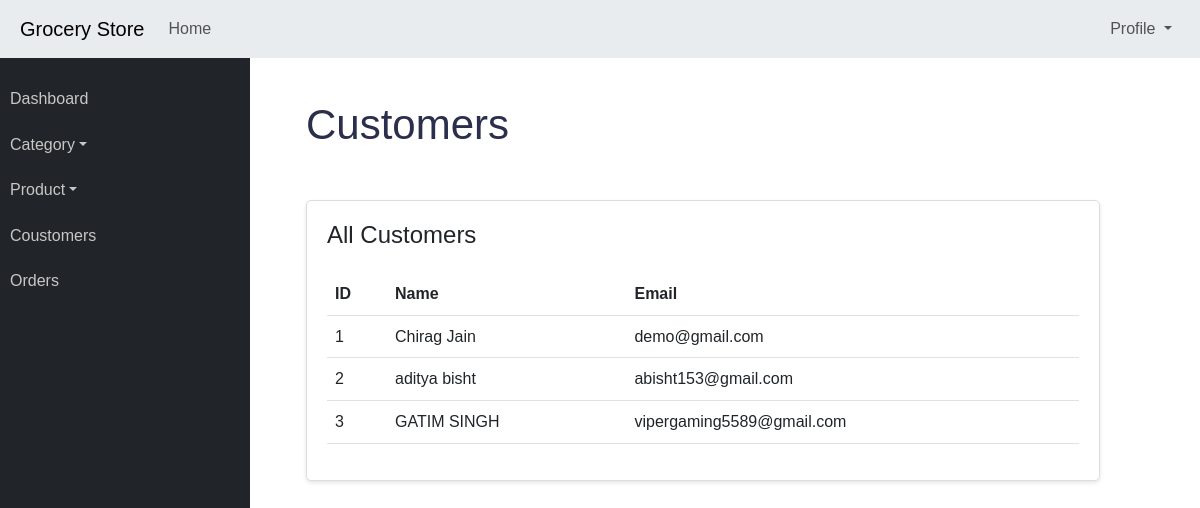
The app's page /admin/coustomers (signed in) with its own data.
### application/models.py (models this page shows, shortened)
class User(db.Model, UserMixin):
    __tablename__ = 'user'
    id = db.Column(db.Integer, primary_key=True)
    firstName = db.Column(db.String(100), nullable=False)
    lastName = db.Column(db.String(100), nullable=False)
    email = db.Column(db.String(100), unique=True, nullable=False)
    password = db.Column(db.String(100), nullable=False)
    user_type = db.Column(db.String(10), nullable=False)

### application/controllers.py (the view)
@app.route('/admin/coustomers', methods=['GET', 'POST'])
@login_required
def coustomers():
    allcustomer = User.query.filter_by(user_type='user').all()
    return render_template('coustomers.html', allcustomer=allcustomer)

### templates/coustomers.html (shortened to what this page needs)
{% extends "admin_base.html" %}
{% block content %}
<div class="container-fluid">
    <h2 class="mt-30 page-title">Customers</h2>
    <div class="row">
        <div class="col-lg-12 col-md-12">
            <div class="card card-static-2 mb-30">
                <div class="card-title-2">
                    <h4>All Customers</h4>
                </div>
                <div class="card-body-table">
                    <div class="table-responsive">
                        <table class="table ucp-table table-hover">
                            <thead>
                                <tr>
                                    <th style="width:60px">ID</th>
                                    <th>Name</th>
                                    <th>Email</th>
                                </tr>
                            </thead>
                            <tbody>
                                {% for customer in allcustomer %}
                                <tr>
                                    <td>{{loop.index}}</td>
                                    <td>{{customer.firstName}} {{customer.lastName}}</td>
                                    <td>{{customer.email}}</td>
                                </tr>
                                {% endfor %}
                            </tbody>
                        </table>
                    </div>
                </div>
            </div>
        </div>
    </div>
</div>
{% endblock %}

### static/css/admin-style.css (style rules this page uses)
body { font-family: Arial, sans-serif; line-height: 1.6; margin: 0; padding: 0; }
.container-fluid { width: 100%; padding-right: 15px; padding-left: 15px; margin-right: auto; margin-left: auto; padding-left: 1.5rem !important; padding-right: 1.5rem !important; }
.mt-30 { margin-top: 30px !important; }
h2 { color: #333; }
.card { border: 1px solid #ddd; border-radius: 5px; box-shadow: 0 2px 4px rgba(0, 0, 0, 0.1); padding: 20px; }
.card-title-2 { margin-bottom: 15px; }
.row { margin-top: 50px; }
.page-title { font-size: 42px; color: #2b2f4c; text-align: left; margin-bottom: 36px; }

### records on screen
User: firstName "Chirag", lastName "Jain", email "demo@gmail.com"
User: firstName "aditya", lastName "bisht", email "abisht153@gmail.com"
User: firstName "GATIM", lastName "SINGH", email "vipergaming5589@gmail.com"
